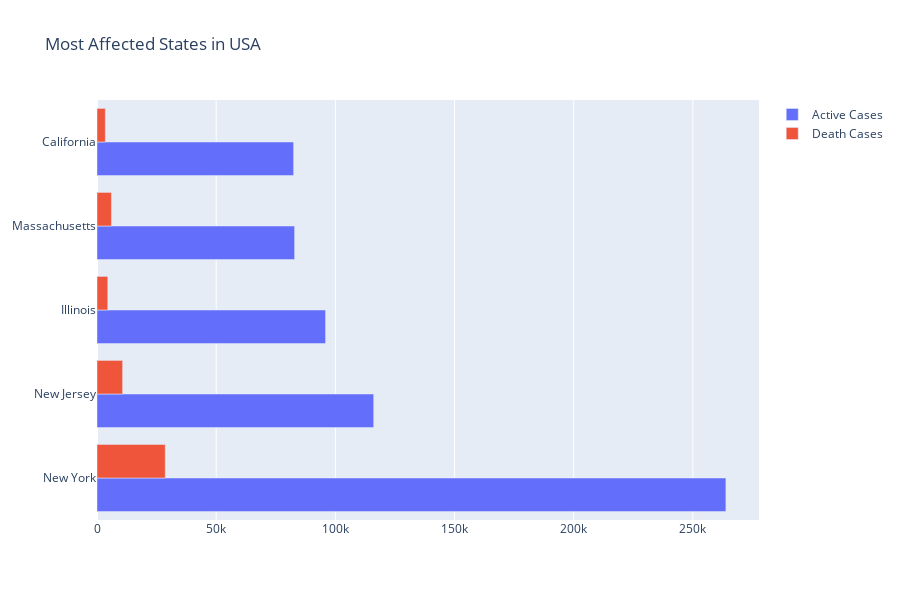

Notebook cell for this chart:
### Code cell
topstates_us = covid['Country_Region'] == 'US'
topstates_us = covid[topstates_us].nlargest(5, 'Confirmed')
fig5 = go.Figure(data = [
    go.Bar(name = 'Active Cases', x = topstates_us['Active'], y = topstates_us['Province_State'], orientation = 'h'),
    go.Bar(name = 'Death Cases', x = topstates_us['Deaths'], y = topstates_us['Province_State'], orientation = 'h')
])
fig5.update_layout(title = 'Most Affected States in USA', height = 600)
fig5.show()

### Figure 1 — Plotly figure (JSON) as saved in the notebook; plotly's stock layout.template omitted (floating-point values rounded to 4 significant figures)
{"data": [{"name": "Active Cases", "orientation": "h", "type": "bar", "x": [263848, 116082, 95893, 82904, 82500], "y": ["New York", "New Jersey", "Illinois", "Massachusetts", "California"]}, {"name": "Death Cases", "orientation": "h", "type": "bar", "x": [28636, 10749, 4525, 6066, 3497], "y": ["New York", "New Jersey", "Illinois", "Massachusetts", "California"]}], "layout": {"height": 600, "title": {"text": "Most Affected States in USA"}}}
